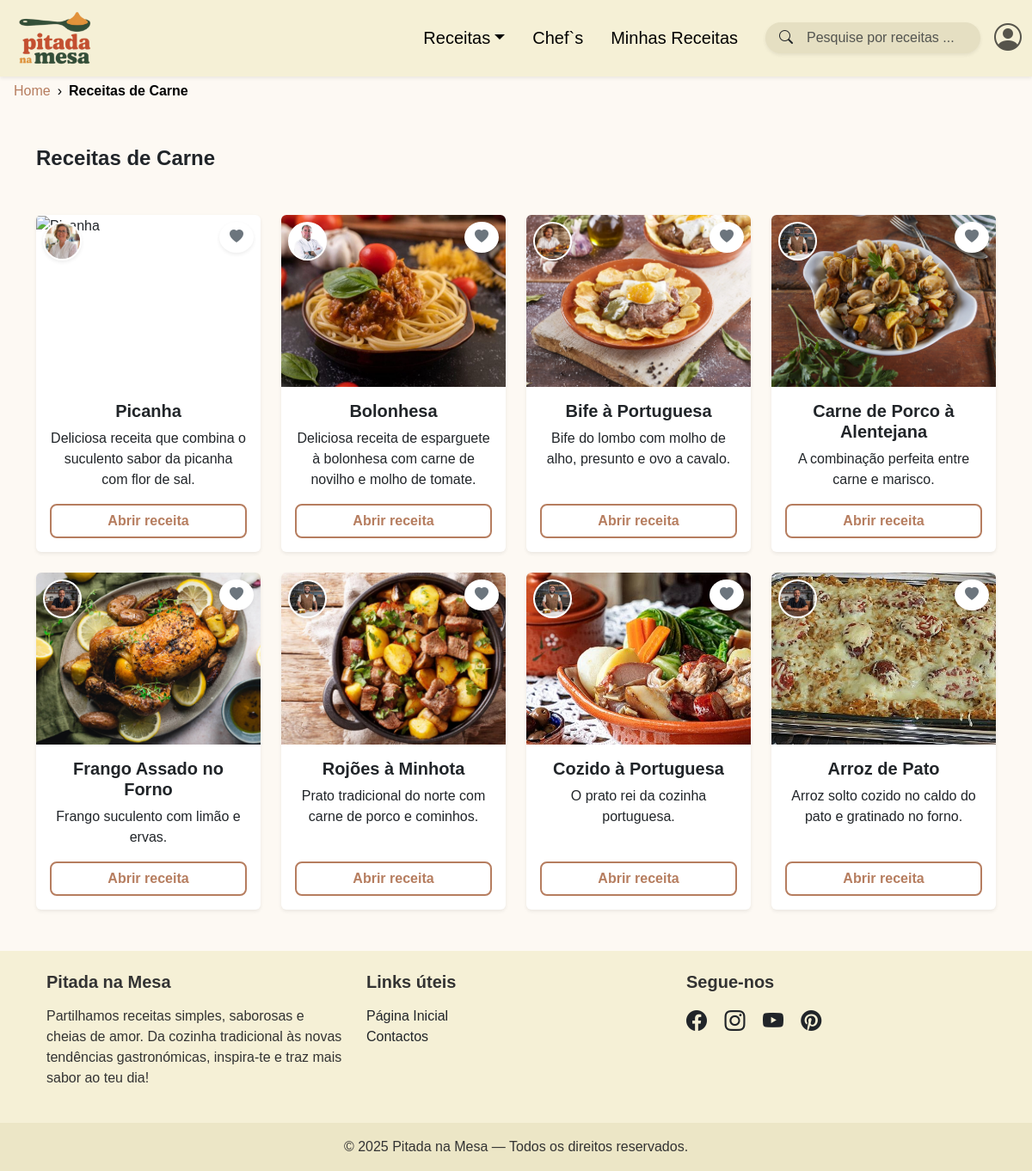
/categoria.php?tipo=carne, run on the app's committed database.
### tables this page shows
CREATE TABLE IF NOT EXISTS `receitas` (
  `id` int NOT NULL AUTO_INCREMENT,
  `titulo` varchar(100) NOT NULL,
  `categoria` varchar(50) DEFAULT NULL,
  `imagem` varchar(255) DEFAULT NULL,
  `tempo_preparo` int DEFAULT NULL,
  `descricao` text,
  `id_chef` int DEFAULT NULL,
  `id_utilizador` int DEFAULT NULL,
  `estado` tinyint(1) DEFAULT '1',
  PRIMARY KEY (`id`)
);

CREATE TABLE IF NOT EXISTS `chefs` (
  `id` int NOT NULL AUTO_INCREMENT,
  `nome` varchar(100) NOT NULL,
  `descricao` text,
  `imagem` varchar(100) NOT NULL,
  PRIMARY KEY (`id`)
);

### categoria.php (the view, shortened to what this page needs)
<?php
require('includes/connection.php');
$tipo = isset($_GET['tipo']) ? $_GET['tipo'] : '';
$mapa_categorias = [
    'carne' => [
        'bd'     => 'Receitas de carne',
        'titulo' => 'Receitas de Carne'
    ],
    'peixe' => [
        'bd'     => 'Peixe',
        'titulo' => 'Receitas de Peixe'
    ],
    'sobremesa' => [
        'bd'     => 'Sobremesa',
        'titulo' => 'Sobremesas'
    ],
    'sopa' => [
        'bd'     => 'Sopas e Cremes',
        'titulo' => 'Sopas e Cremes'
    ],
    'comunidade' => [
        'bd'     => 'Comunidade',
        'titulo' => 'Comunidade'
    ]
];
if (array_key_exists($tipo, $mapa_categorias)) {
    $cat_atual = $mapa_categorias[$tipo];
} else {
    header("Location: index.php");
    exit;
}
?>
<!DOCTYPE html>
<html lang="pt">
<head>
  <link href="css/bootstrap.min.css" rel="stylesheet">
  <link href="css/bootstrap-icons.min.css" rel="stylesheet">
  <link href="css/style.css" rel="stylesheet">
</head>
<body>
    <?php require('includes/nav.php'); ?>
    <div class="ms-3 mt-4">
        <ol class="breadcrumb">
            <li class="breadcrumb-item"><a href="index.php">Home</a></li>
            <li class="breadcrumb-item active" aria-current="page"><?php echo $cat_atual['titulo']; ?></li>
        </ol>
    </div>
    <div class="container">
        <div class="fw-bold mb-4 mt-5 fs-4 text-start"><?php echo $cat_atual['titulo']; ?></div>
        <div class="row row-cols-1 row-cols-md-2 row-cols-lg-4 g-4 mt-3 align-items-stretch">
            <?php
            $sql = "SELECT r.*, c.id as id_chef, c.nome as nome_chef, c.imagem as imagem_chef
                    FROM receitas r
                    LEFT JOIN chefs c ON r.id_chef = c.id
                    WHERE r.categoria = ? AND r.estado = 1";
            $stmt = $dbh->prepare($sql);
            $stmt->execute([$cat_atual['bd']]);
            if ($stmt->rowCount() > 0) {
                while ($row = $stmt->fetch(PDO::FETCH_ASSOC)) {
                    $id = $row['id'];
                    $nome = $row['titulo'];
                    $imagem = $row['imagem'];
                    $descricao = !empty($row['descricao']) ? $row['descricao'] : "Uma receita deliciosa para experimentar.";
                    $e_favorito = false;
                    $classe_coracao = $e_favorito ? "text-danger" : "text-secondary";
                    $temChef = !empty($row['id_chef']);
                    $imgChef = ($temChef && file_exists($row['imagem_chef'])) ? $row['imagem_chef'] : 'imgs/avatar/avpadrao.jpg';
            ?>
                    <div class="col">
                        <div class="card h-100 position-relative shadow-sm border-0">
                            <?php if ($temChef): ?>
                                <a href="chefs.php#chef-<?php echo $row['id_chef']; ?>"
                                   class="position-absolute top-0 start-0 m-2 rounded-circle shadow-sm border border-2 border-white overflow-hidden bg-white"
                                   style="width: 45px; height: 45px; z-index: 10;"
                                   title="Receita do Chef <?php echo htmlspecialchars($row['nome_chef']); ?>">
                                    <img src="<?php echo $imgChef; ?>" class="w-100 h-100 object-fit-cover" alt="Chef">
                                </a>
                            <?php endif; ?>
                            <div style="height: 200px; overflow: hidden;" class="rounded-top">
                                <img src="<?php echo $imagem; ?>" class="w-100 h-100 object-fit-cover" alt="<?php echo $nome; ?>">
                            </div>
                            <button class="btn btn-light position-absolute top-0 end-0 m-2 rounded-circle shadow-sm favorite-btn"
                                    onclick="toggleFavorito(this, <?= $id ?>, '<?= addslashes($nome) ?>', '<?= $imagem ?>', 'receita.php?id=<?= $id ?>')">
                                <i class="bi bi-heart-fill <?php echo $classe_coracao; ?>"></i>
                            </button>
                            <div class="card-body text-center d-flex flex-column">
                                <h5 class="card-title fw-bold"><?php echo $nome; ?></h5>
                                <p class="card-text text-truncate-2"><?php echo $descricao; ?></p>
                                <a href="receita.php?id=<?php echo $id; ?>" class="btn btn-style2 mt-auto">Abrir receita</a>
                            </div>
                        </div>
                    </div>
            <?php
                }
            } else {
                echo '<div class="col-12 text-center py-5 text-muted">';
                echo '<i class="bi bi-journal-x display-1 opacity-25"></i>';
                echo '<p class="mt-3">Ainda não existem receitas de ' . strtolower($cat_atual['titulo']) . '.</p>';
                echo '</div>';
            }
            ?>
        </div>
    </div>
    <?php require('includes/footer.php'); ?>
</body>
</html>

### css/style.css (style rules this page uses)
body { background-color: rgb(253, 249, 243); padding-top: 70px; font-family: 'Trebuchet MS', 'Lucida Sans Unicode', 'Lucida Grande', 'Lucida Sans', Arial, sans-serif; }
.favorite-btn { background-color: rgb(255, 255, 255) !important; border: none; box-shadow: none; }
.favorite-btn i { color: rgb(128, 128, 128); transition: color 0.3s ease; }
.btn-style2 { background-color: transparent; color: rgb(182, 125, 95); border: 2px solid rgb(182, 125, 95); border-radius: 8px; font-weight: 600; transition: all 0.3s ease; }
.breadcrumb-item + .breadcrumb-item::before { content: "›"; color: rgb(0, 0, 0); font-weight: 500; }
.breadcrumb a { color: rgb(182, 125, 95); text-decoration: none; font-weight: 500; }
.breadcrumb-item.active { color: rgb(0, 0, 0); font-weight: 600; }

### data on the page
receitas: id_chef.imagem (picture), titulo "Picanha", descricao "Deliciosa receita que combina o suculento sabor da picanha com flor de sal."
receitas: id_chef.imagem (picture), imagem (picture), titulo "Bolonhesa", descricao "Deliciosa receita de esparguete à bolonhesa com carne de novilho e molho de tomate."
receitas: id_chef.imagem (picture), imagem (picture), titulo "Bife à Portuguesa", descricao "Bife do lombo com molho de alho, presunto e ovo a cavalo."
receitas: id_chef.imagem (picture), imagem (picture), titulo "Carne de Porco à Alentejana", descricao "A combinação perfeita entre carne e marisco."
receitas: id_chef.imagem (picture), imagem (picture), titulo "Frango Assado no Forno", descricao "Frango suculento com limão e ervas."
receitas: id_chef.imagem (picture), imagem (picture), titulo "Rojões à Minhota", descricao "Prato tradicional do norte com carne de porco e cominhos."
receitas: id_chef.imagem (picture), imagem (picture), titulo "Cozido à Portuguesa", descricao "O prato rei da cozinha portuguesa."
receitas: id_chef.imagem (picture), imagem (picture), titulo "Arroz de Pato", descricao "Arroz solto cozido no caldo do pato e gratinado no forno."

### other printed values
$cat_atual['titulo'] "Receitas de Carne"
